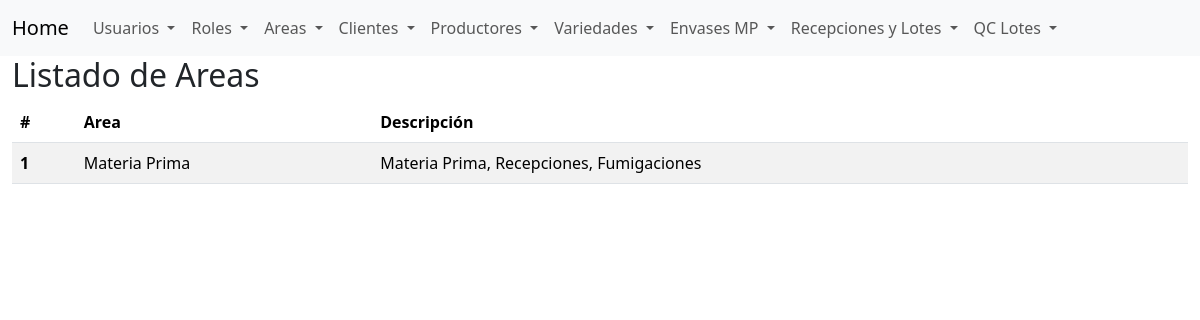
Page /list_areas (signed in) on the committed database.
### app/models.py (models this page shows)
class Area(BaseModel):
    __tablename__ = 'areas'
    name = db.Column(db.String(64), nullable=False)
    description = db.Column(db.String(255), nullable=False)

### app/routes.py (the view)
@app.route('/list_areas')
@login_required
def list_areas():
    areas = Area.query.all()
    return render_template('list_areas.html', areas=areas)

### app/models.py (called while the page is built)
@login_manager.user_loader
def load_user(user_id):
    return User.query.get(int(user_id))

    def has_role(self, role_name):
        return any(role.name == role_name for role in self.roles)

### app/templates/list_areas.html
{% extends "base.html" %}
{% block content %}
    <h2>Listado de Areas</h2>
    <table class="table table-striped">
        <thead>
            <tr>
                <th scope="col">#</th>
                <th scope="col">Area</th>
                <th scope="col">Descripción</th>
            </tr>
        </thead>
        <tbody>
            {% for area in areas %}
            <tr>
                <th scope="row">{{ loop.index }}</th>
                <td>{{ area.name }}</td>
                <td>{{ area.description }}</td>
            </tr>
            {% else %}
            <tr>
                <td colspan="6">No se encontraron áreas en la base de datos.</td>
            </tr>
            {% endfor %}
        </tbody>
    </table>
{% endblock %}

### rows in the picture
Area: name "Materia Prima", description "Materia Prima, Recepciones, Fumigaciones"
